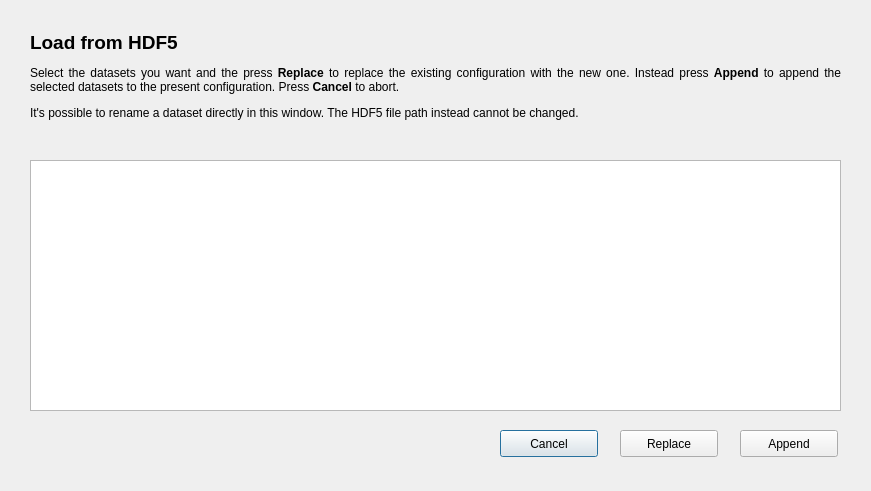
<?xml version="1.0" encoding="UTF-8"?>
<ui version="4.0">
 <class>OALoadHDF</class>
 <widget class="QDialog" name="OALoadHDF">
  <property name="geometry">
   <rect>
    <x>0</x>
    <y>0</y>
    <width>871</width>
    <height>491</height>
   </rect>
  </property>
  <property name="minimumSize">
   <size>
    <width>871</width>
    <height>491</height>
   </size>
  </property>
  <property name="maximumSize">
   <size>
    <width>871</width>
    <height>491</height>
   </size>
  </property>
  <property name="windowTitle">
   <string>Load from HDF5</string>
  </property>
  <property name="windowIcon">
   <iconset resource="OAEditor.qrc">
    <normaloff>:/icons/mainIcon</normaloff>:/icons/mainIcon</iconset>
  </property>
  <property name="modal">
   <bool>true</bool>
  </property>
  <widget class="QTableView" name="dataset_list">
   <property name="geometry">
    <rect>
     <x>30</x>
     <y>160</y>
     <width>811</width>
     <height>251</height>
    </rect>
   </property>
  </widget>
  <widget class="QPushButton" name="cancel">
   <property name="geometry">
    <rect>
     <x>500</x>
     <y>430</y>
     <width>98</width>
     <height>27</height>
    </rect>
   </property>
   <property name="text">
    <string>Cancel</string>
   </property>
  </widget>
  <widget class="QPushButton" name="replace">
   <property name="geometry">
    <rect>
     <x>620</x>
     <y>430</y>
     <width>98</width>
     <height>27</height>
    </rect>
   </property>
   <property name="text">
    <string>Replace</string>
   </property>
  </widget>
  <widget class="QPushButton" name="append">
   <property name="geometry">
    <rect>
     <x>740</x>
     <y>430</y>
     <width>98</width>
     <height>27</height>
    </rect>
   </property>
   <property name="text">
    <string>Append</string>
   </property>
  </widget>
  <widget class="QLabel" name="label">
   <property name="geometry">
    <rect>
     <x>30</x>
     <y>10</y>
     <width>811</width>
     <height>131</height>
    </rect>
   </property>
   <property name="text">
    <string>&lt;html&gt;&lt;head/&gt;&lt;body&gt;&lt;p&gt;&lt;span style=&quot; font-size:14pt; font-weight:600;&quot;&gt;Load from HDF5&lt;/span&gt;&lt;/p&gt;&lt;p&gt;Select the datasets you want and the press &lt;span style=&quot; font-weight:600;&quot;&gt;Replace&lt;/span&gt; to replace the existing configuration with the new one. Instead press &lt;span style=&quot; font-weight:600;&quot;&gt;Append&lt;/span&gt; to append the selected datasets to the present configuration. Press &lt;span style=&quot; font-weight:600;&quot;&gt;Cancel&lt;/span&gt; to abort.&lt;/p&gt;&lt;p&gt;It's possible to rename a dataset directly in this window. The HDF5 file path instead cannot be changed.&lt;/p&gt;&lt;/body&gt;&lt;/html&gt;</string>
   </property>
   <property name="textFormat">
    <enum>Qt::RichText</enum>
   </property>
   <property name="alignment">
    <set>Qt::AlignJustify|Qt::AlignVCenter</set>
   </property>
   <property name="wordWrap">
    <bool>true</bool>
   </property>
  </widget>
 </widget>
 <resources>
  <include location="OAEditor.qrc"/>
 </resources>
 <connections/>
</ui>
